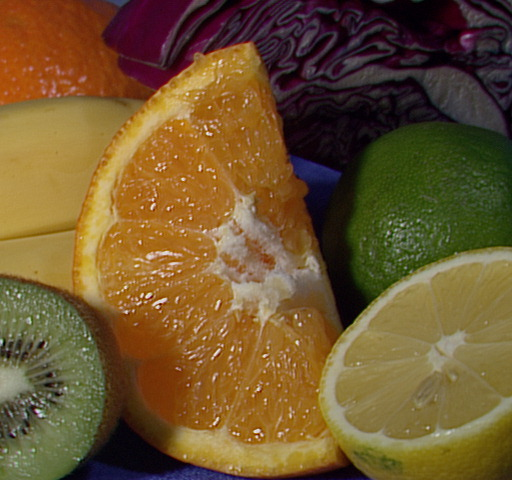
#> input picture sources/fruits.jpg, 512 x 480 px
$ python histo.py
#> lines starting #> are read from the running program, lines starting #| are printed output that depends on the picture
#!/usr/bin/env python

from PIL import Image
import pylab as plb

src = Image.open('sources/fruits.jpg')
#> src is the input picture: PIL image 512x480 RGB; mean R, G, B 110.8, 85.6, 46.2


"""
do contour
"""
gs = plb.array(src.convert('L'))
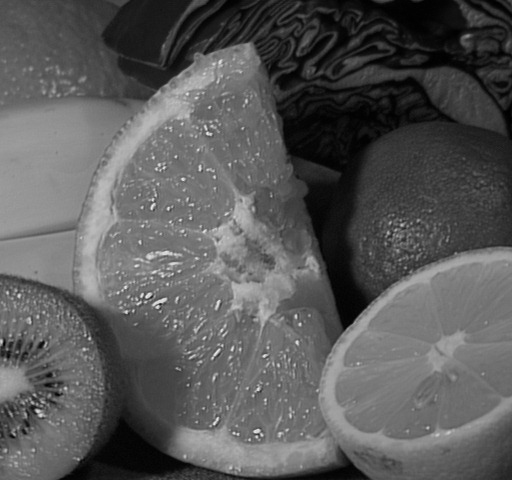
#> gs: shape (480, 512); min 0, max 238, mean 88.7

plb.figure()
plb.hist(gs.flatten(), 128)

# plb.axis('off')


"""
show original image
"""
im = plb.array(src)

# [8 lines of commented-out code are left out]

plb.title('Plotting: "fruits.jpg"')
plb.show()
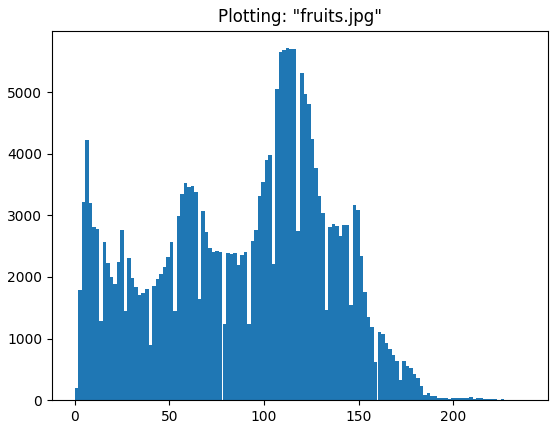
#> figure drawn by matplotlib, 1 panel; tallest bar 5711 high, from x = 111.6 to 113.4
